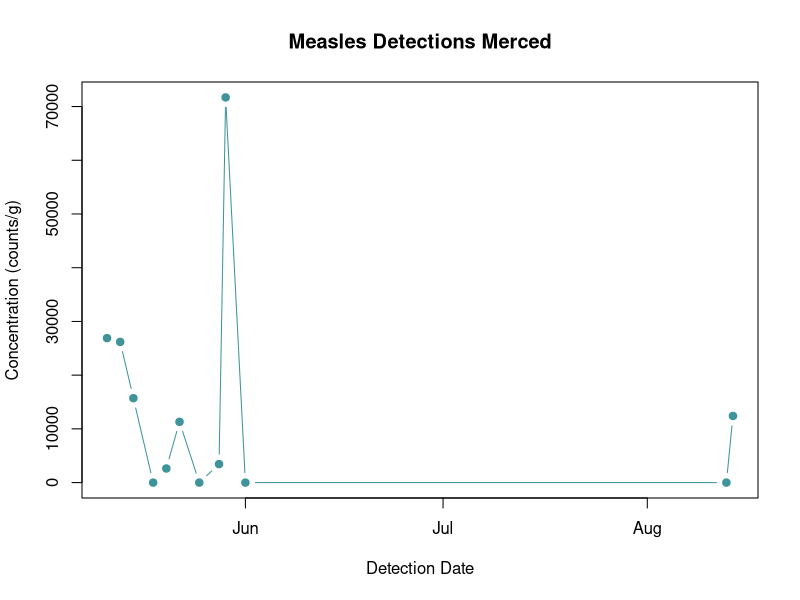

Write the R code that produced this figure.



measles <- read.table("measles_data.txt", header = TRUE, sep = ',')

# names(measles)

measles

# update the date data to fill in zero detection dates 

measles$Date <- as.Date(measles$Date) 

names(measles)


plot(measles$Concentration ~ measles$Date, 
    type = 'b', 
    main = 'Measles Detections Merced',  
    xlab = 'Detection Date', 
    ylab = 'Concentration (counts/g)', 
    pch = 19,
    col = '#3e9499' 
    ) 
